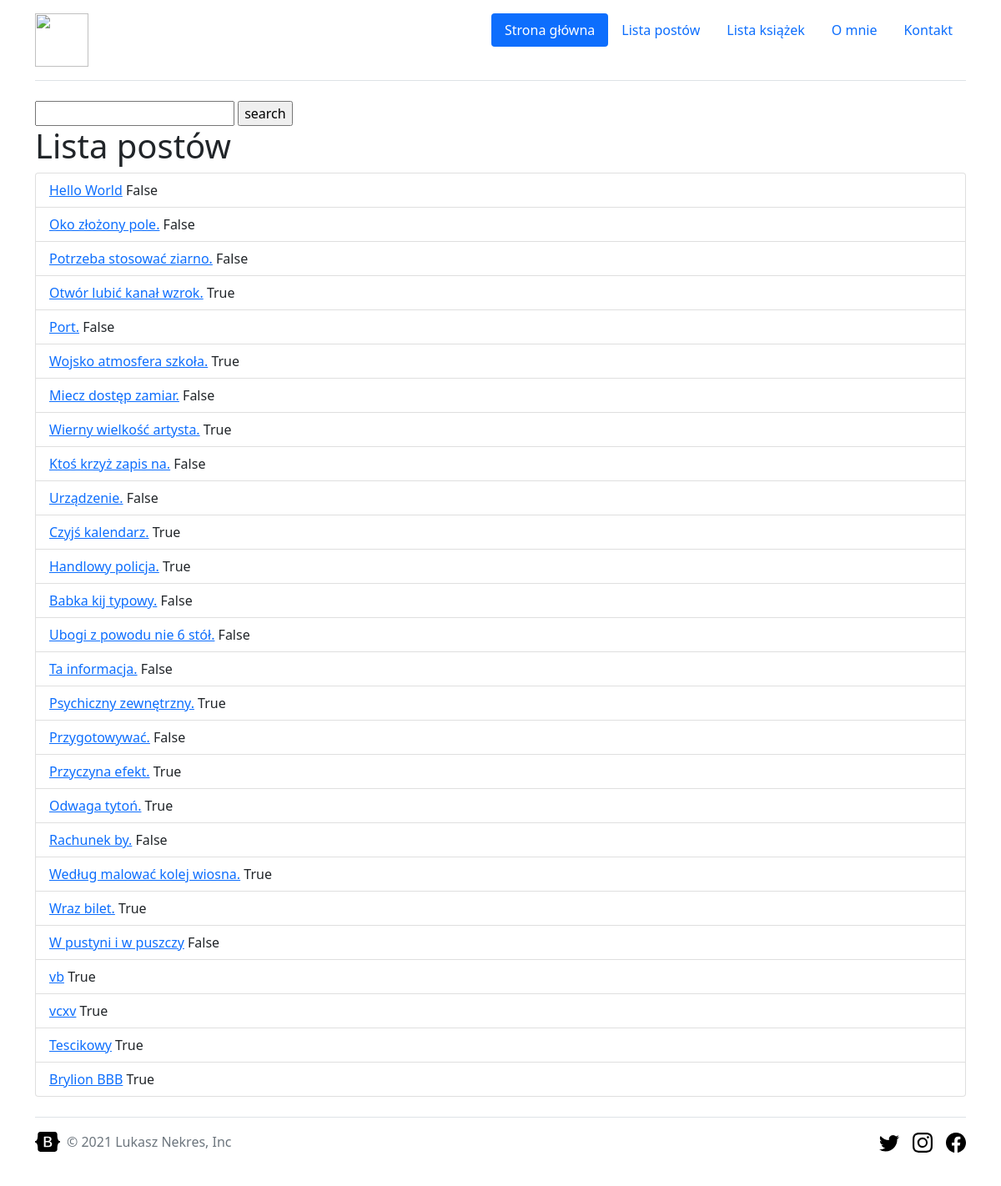
/posts/, run on the app's committed database.
### posts/models.py (models this page shows, shortened)
class Post(Timestamped):
    title = models.CharField(verbose_name="Tytuł", max_length=255)
    content = models.TextField(verbose_name="Treść")
    published = models.BooleanField(verbose_name="Opublikowany", default=False)
    spondored = models.BooleanField(verbose_name="Sponsorowany", default=False)
    author = models.ForeignKey("auth.User", on_delete=models.CASCADE, related_name="posts")
    tags = models.ManyToManyField('tags.Tag', related_name="posts")
    example_file = models.FileField(upload_to='posts/examples/', blank=True, null=True)
    image = models.ImageField(upload_to="posts/images/%Y/%m/%d/", null=True)

### posts/views.py (the view)
# urls.py: path("", post_list, name='list'),
def post_list(request):
    posts = Post.objects.filter(published=True)
    q = request.GET.get("q")
    if q:
        post = posts.filter(title__icontains=q)
    context = {'posts_list' : posts}
    return render(request, "posts/list.html", context)

### posts/templates/posts/list.html
{% extends 'general.html' %}
{% block content %}
    <div class="row">
        <form>
            <input type="text" id="q" name="q">
            <input type="submit" value="search">
        </form>
    </div>
<h1 class="title">Lista postów</h1>
<ul class="list-group">
    {% for post in posts_list %}
        <li class="list-group-item"> <a href="{% url 'posts:details' post.id %}">{{ post.title }}</a>
        {{ post.spondored }}
    </li>
    {% endfor %}
</ul>
{% endblock %}

### main/static/main/css/style.css (style rules this page uses)
body { background-color: #fff; }

### data on the page
Post: title "Hello World", spondored "False"
Post: title "Oko złożony pole.", spondored "False"
Post: title "Potrzeba stosować ziarno.", spondored "False"
Post: title "Otwór lubić kanał wzrok.", spondored "True"
Post: title "Port.", spondored "False"
Post: title "Wojsko atmosfera szkoła.", spondored "True"
Post: title "Miecz dostęp zamiar.", spondored "False"
Post: title "Wierny wielkość artysta.", spondored "True"
Post: title "Ktoś krzyż zapis na.", spondored "False"
Post: title "Urządzenie.", spondored "False"
Post: title "Czyjś kalendarz.", spondored "True"
Post: title "Handlowy policja.", spondored "True"
Post: title "Babka kij typowy.", spondored "False"
Post: title "Ubogi z powodu nie 6 stół.", spondored "False"
Post: title "Ta informacja.", spondored "False"
Post: title "Psychiczny zewnętrzny.", spondored "True"
Post: title "Przygotowywać.", spondored "False"
Post: title "Przyczyna efekt.", spondored "True"
Post: title "Odwaga tytoń.", spondored "True"
Post: title "Rachunek by.", spondored "False"
Post: title "Według malować kolej wiosna.", spondored "True"
Post: title "Wraz bilet.", spondored "True"
Post: title "W pustyni i w puszczy", spondored "False"
Post: title "vb", spondored "True"
Post: title "vcxv", spondored "True"
Post: title "Tescikowy", spondored "True"
Post: title "Brylion BBB", spondored "True"
